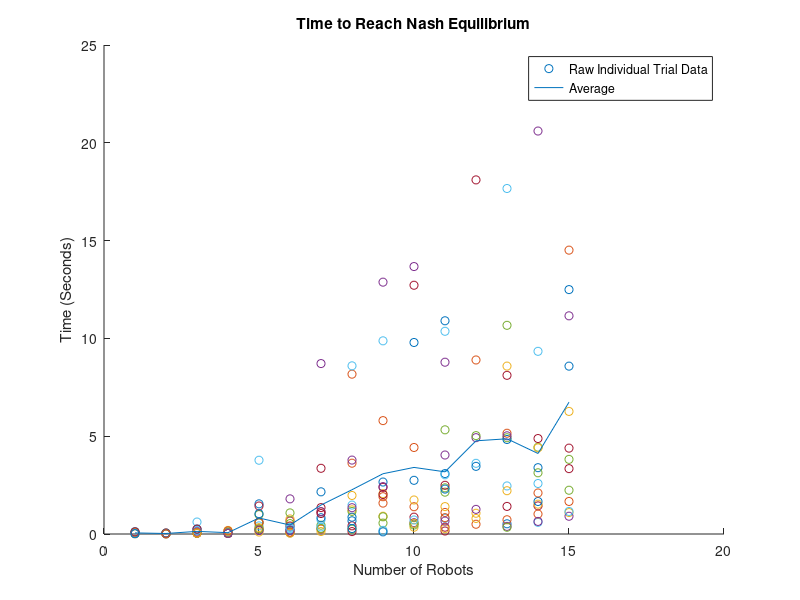
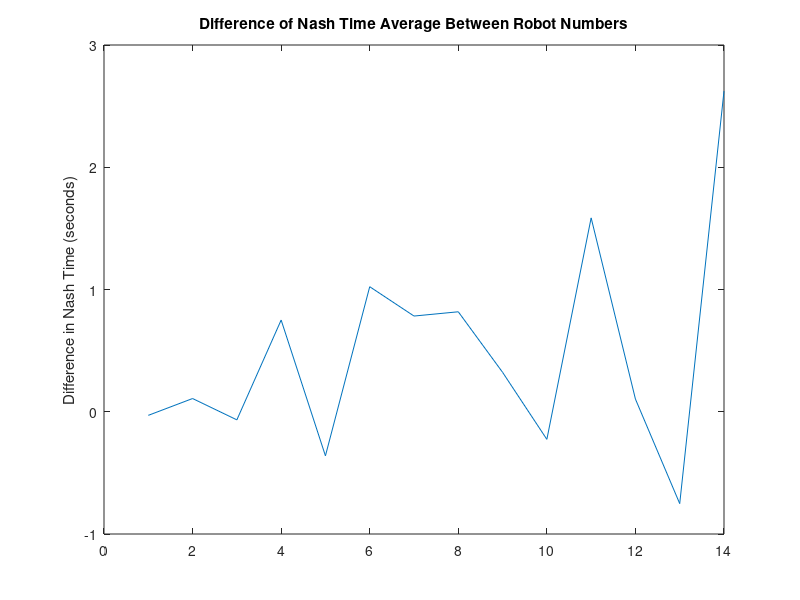
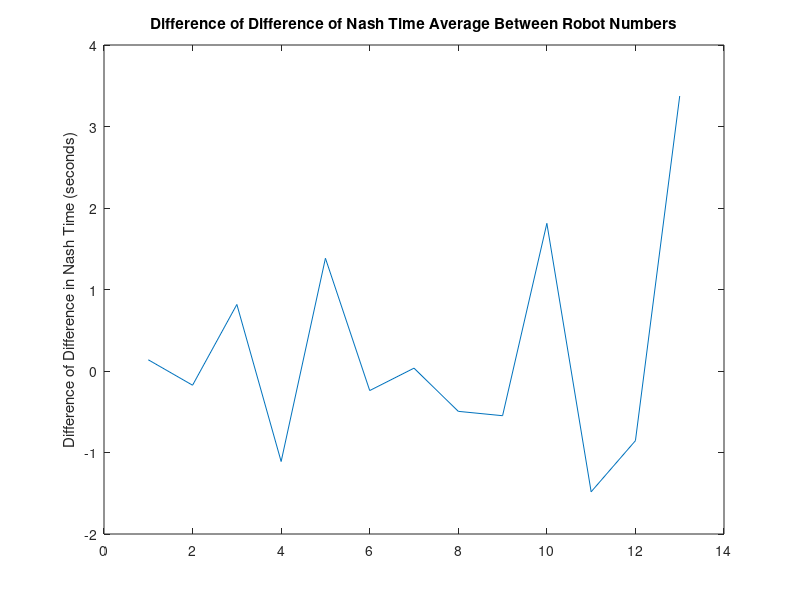
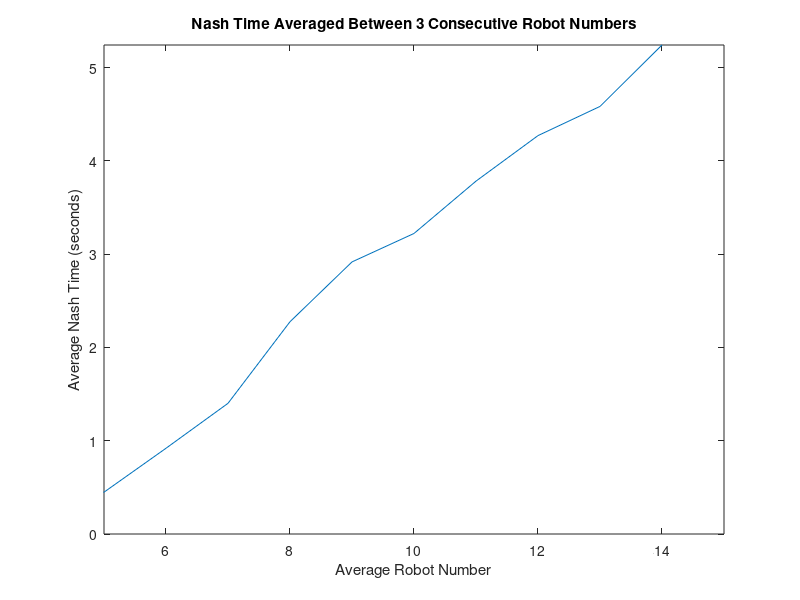

MATLAB code to generate these figures, in order:
clc, clear, close all hidden

data = csvread('Nash_Data2.csv');
length_ = size(data); length = length_(1);
nash_times = data(:, 1);
robot_numbers = data(:, 2);
max_robot_number = max(robot_numbers);

plot_data = [];
for j = 1:max_robot_number
    test_num = 1;
    for i = 1:length
        if data(i, 2) == j
            plot_data(j, test_num) = data(i, 1);
            test_num = test_num + 1;
        end
    end
end

len_ = size(plot_data); len = len_(2); avg = [];
figure(1);
for i = 1:max_robot_number
    stop_ = 0;
    for j = 1:len
       if plot_data(i, j) ~= 0
           if i == 1 && j == 1
               showleg = 'on'
           elseif i == 1 && j == 2
               showleg = 'off'
           end
           if j == len
               stop = j;
           end
           scatter(i, plot_data(i, j), 'HandleVisibility', showleg, 'DisplayName', 'Raw Individual Trial Data');  %, 'DisplayName', 'Raw Data');
           hold on
       else
           stop = j - 1;
           break
       end
    end
    avg(i) = mean(plot_data(i, 1:stop));
end
plot([1:max_robot_number], avg, 'DisplayName', 'Average');
legend
title('Time to Reach Nash Equilibrium');
xlabel('Number of Robots'); ylabel('Time (Seconds)');

diff = [];
for i = 1:max_robot_number-1
    diff(i) = avg(i+1) - avg(i);
end
figure(2);
plot(diff); title('Difference of Nash Time Average Between Robot Numbers');
ylabel('Difference in Nash Time (seconds)');

diff2 = [];
for i = 1:max_robot_number-2
    diff2(i) = diff(i+1) - diff(i);
end
figure(3);
plot(diff2); title('Difference of Difference of Nash Time Average Between Robot Numbers');
ylabel('Difference of Difference in Nash Time (seconds)');

avg_avg = [];
for i = 2:max_robot_number-1
    avg_avg(i) = mean([avg(i-1), avg(i), avg(i+1)]);
end
figure(4);
plot(avg_avg); title('Nash Time Averaged Between 3 Consecutive Robot Numbers');
axis([5, max_robot_number, min(avg_avg), max(avg_avg)]);
ylabel('Average Nash Time (seconds)'); xlabel('Average Robot Number');

avg_avg_diff = [];
for i = 1:max_robot_number-2
    avg_avg_diff(i) = avg_avg(i+1) - avg_avg(i);
end
figure(5);
plot(avg_avg_diff); title('Difference of Averaged Nash Times, Between Averaged Robot Numbers');
ylabel('Difference in Averaged Nash Times');

avg_avg_diff_diff = [];

for i = 1:max_robot_number-3
    avg_avg_diff_diff(i) = avg_avg_diff(i+1) - avg_avg_diff(i);
end
figure(6);
plot(avg_avg_diff_diff); title('Second Difference Equation of Averaged Nash Times');
axis([1, max_robot_number-1, -5, 5]);
ylabel('Second Difference in Averaged Nash Times');
xlabel('Average Robot Number');
